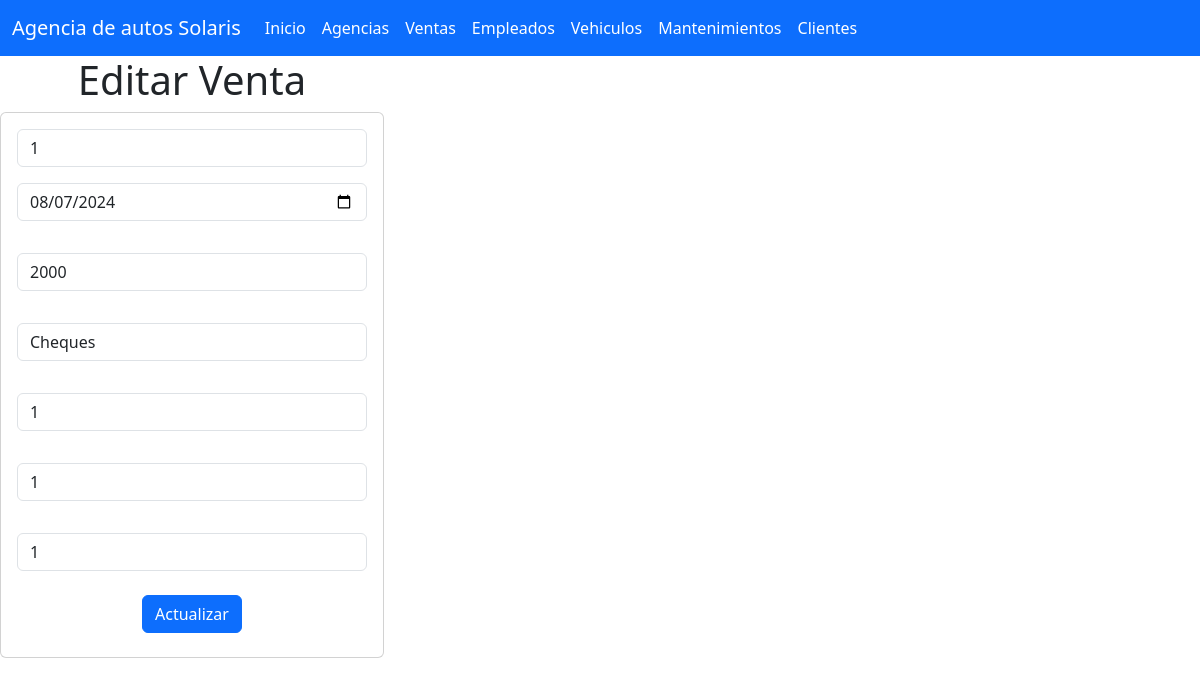
The page /venta_app/seleccionarVenta/1 on the database its author committed.
### venta_app/models.py (models this page shows, shortened)
class Venta(models.Model):
    id_venta = models.IntegerField(primary_key=True)
    fecha = models.DateField()
    precio = models.IntegerField()
    forma_pago = models.CharField(max_length=255)
    id_vehiculo = models.IntegerField()
    id_cliente = models.IntegerField()
    id_empleado = models.IntegerField()

### venta_app/views.py (the view)
# urls.py: path("seleccionarVenta/<id_venta>",views.seleccionarVenta,name="seleccionarVenta"),
def seleccionarVenta(request, id_venta):
    venta = Venta.objects.get(id_venta=id_venta)
    return render(request, "editarVentas.html", {"misventas": venta})

### venta_app/templates/editarVentas.html (shortened to what this page needs)
{% extends "base.html" %}
{% load static %}
{% block cuerpo %}
<div class="row">
  <div class="col-sm-12 col-md-4 col-lg-4 col-xl-4">
    <h1>Editar Venta</h1>
    <div class="card">
      <div class="card-body">
        <form action="{% url 'editarVenta' %}" method="POST">
          <div class="form-group">
            <input type="number" id="txtid_venta" name="txtid_venta" class="form-control" value="{{ misventas.id_venta }}" readonly required>
          </div>
          <div class="form-group py-3">
            <input type="date" id="datefecha" name="datefecha" class="form-control" value="{{ misventas.fecha|date:'Y-m-d' }}" required>
          </div>
          <div class="form-group py-3">
            <input type="number" id="numprecio" name="numprecio" class="form-control" value="{{ misventas.precio }}" required>
          </div>
          <div class="form-group py-3">
            <input type="text" id="txtforma_pago" name="txtforma_pago" class="form-control" value="{{ misventas.forma_pago }}" maxlength="255" required>
          </div>
          <div class="form-group py-3">
            <input type="number" id="numid_vehiculo" name="numid_vehiculo" class="form-control" value="{{ misventas.id_vehiculo }}" required>
          </div>
          <div class="form-group py-3">
            <input type="number" id="numid_cliente" name="numid_cliente" class="form-control" value="{{ misventas.id_cliente }}" required>
          </div>
          <div class="form-group py-3">
            <input type="number" id="numid_empleado" name="numid_empleado" class="form-control" value="{{ misventas.id_empleado }}" required>
          </div>
          <div class="form-group py-2">
            <button type="submit" class="btn btn-primary">Actualizar</button>
          </div>
        </form>
      </div>
    </div>
  </div>
{% endblock %}

### rows shown on the page
Venta: txtid_venta "1", datefecha "08/07/2024", numprecio "2000", txtforma_pago "Cheques", numid_vehiculo "1", numid_cliente "1", numid_empleado "1"
